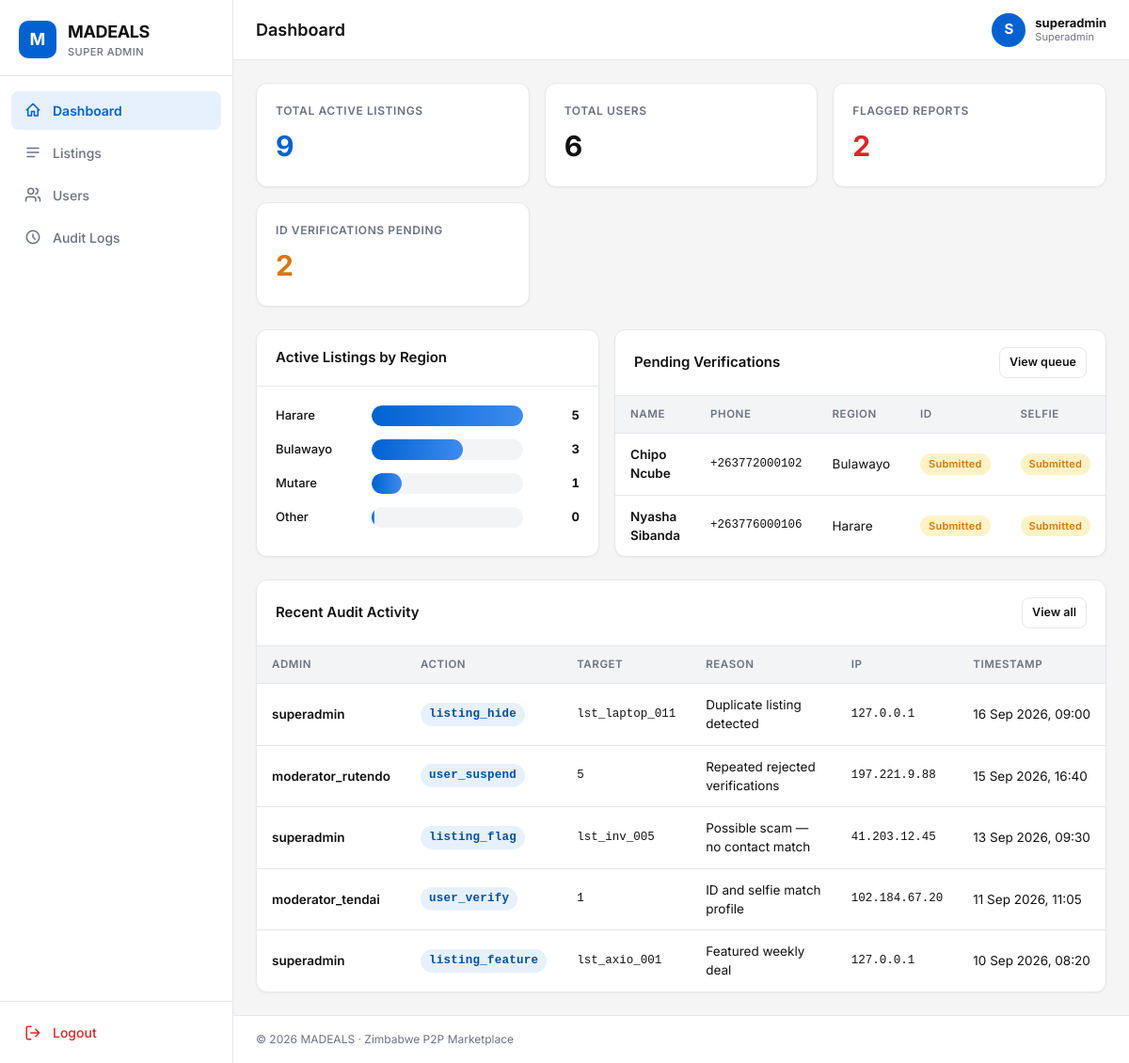
Page /index.php (signed in) on the committed database.
### tables this page shows
CREATE TABLE IF NOT EXISTS users (
  id                  INT UNSIGNED NOT NULL AUTO_INCREMENT,
  display_name        VARCHAR(100) NOT NULL,
  phone               VARCHAR(20)  NOT NULL,
  avatar_url          VARCHAR(512) NULL,
  trust_score         INT          NOT NULL DEFAULT 55,
  verification_status ENUM('unverified','pending','verified','rejected') NOT NULL DEFAULT 'unverified',
  id_document_url     VARCHAR(512) NULL,
  selfie_url          VARCHAR(512) NULL,
  is_suspended        TINYINT(1)   NOT NULL DEFAULT 0,
  is_banned           TINYINT(1)   NOT NULL DEFAULT 0,
  region              VARCHAR(50)  NOT NULL DEFAULT 'Harare',
  created_at          TIMESTAMP    NOT NULL DEFAULT CURRENT_TIMESTAMP,
  PRIMARY KEY (id),
  UNIQUE KEY uq_users_phone (phone),
  KEY idx_users_verification (verification_status),
  KEY idx_users_region (region)
);

CREATE TABLE IF NOT EXISTS audit_logs (
  id          INT UNSIGNED NOT NULL AUTO_INCREMENT,
  admin_id    INT UNSIGNED NOT NULL,
  action      VARCHAR(100) NOT NULL,
  target_id   VARCHAR(64)  NOT NULL,
  reason      TEXT         NULL,
  ip_address  VARCHAR(45)  NOT NULL,
  created_at  TIMESTAMP    NOT NULL DEFAULT CURRENT_TIMESTAMP,
  PRIMARY KEY (id),
  KEY idx_audit_admin (admin_id),
  KEY idx_audit_action (action),
  KEY idx_audit_created (created_at),
  CONSTRAINT fk_audit_admin FOREIGN KEY (admin_id) REFERENCES admin_users(id) ON DELETE CASCADE
);

### includes/helpers.php (called while the page is built, shortened)
<?php
function e(?string $value): string
{
    return htmlspecialchars((string)$value, ENT_QUOTES | ENT_SUBSTITUTE, 'UTF-8');
}
function format_date(?string $value, string $format = 'd M Y, H:i'): string
{
    $ts = strtotime($value);
    return date($format, $ts);
}

### includes/auth.php (called while the page is built, shortened)
<?php
function csrf_token(): string
{
    return (string)$_SESSION['csrf_token'];
}
function require_admin(): array
{
    $admin = current_admin();
    return $admin;
}
function current_admin(): ?array
{
    static $cached = null;
    static $cachedId = null;
    $id = (int)$_SESSION['admin_id'];
    if ($cached !== null && $cachedId === $id) {
        return $cached;
    }
    $stmt = db()->prepare(
        'SELECT id, username, email, role, is_active FROM admin_users WHERE id = :id LIMIT 1'
    );
    $stmt->execute([':id' => $id]);
    $row = $stmt->fetch();
    $cached = $row;
    $cachedId = $id;
    return $cached;
}

### includes/db.php (called while the page is built, shortened)
<?php
function db(): PDO
{
    static $pdo = null;
    if ($pdo instanceof PDO) {
        return $pdo;
    }
    $dsn = sprintf(
        'mysql:host=%s;port=%s;dbname=%s;charset=%s',
        DB_HOST,
        DB_PORT,
        DB_NAME,
        DB_CHARSET
    );
    $options = [
        PDO::ATTR_ERRMODE            => PDO::ERRMODE_EXCEPTION,
        PDO::ATTR_DEFAULT_FETCH_MODE => PDO::FETCH_ASSOC,
        PDO::ATTR_EMULATE_PREPARES   => false,
        PDO::ATTR_STRINGIFY_FETCHES  => false,
    ];
    try {
        $pdo = new PDO($dsn, DB_USER, DB_PASS, $options);
    } catch (PDOException $e) {
        http_response_code(500);
        if (DISPLAY_ERRORS) {
            exit('Database connection failed: ' . htmlspecialchars($e->getMessage(), ENT_QUOTES, 'UTF-8'));
        }
        exit('Database connection failed. Please check configuration.');
    }
    return $pdo;
}

### index.php (the view, shortened to what this page needs)
<?php
require_once __DIR__ . '/includes/db.php';
require_once __DIR__ . '/includes/auth.php';
require_once __DIR__ . '/includes/helpers.php';
$admin = require_admin();
$page_title = 'Dashboard';
$activeListings = (int)db()->query(
    "SELECT COUNT(*) FROM central_listings WHERE status = 'active'"
)->fetchColumn();
$totalUsers = (int)db()->query('SELECT COUNT(*) FROM users')->fetchColumn();
$flaggedReports = (int)db()->query(
    "SELECT COUNT(*) FROM central_listings WHERE status = 'flagged'"
)->fetchColumn();
$pendingVerifications = (int)db()->query(
    "SELECT COUNT(*) FROM users WHERE verification_status = 'pending'"
)->fetchColumn();
$regionStmt = db()->query(
    "SELECT CASE
       WHEN location LIKE 'Harare%'   THEN 'Harare'
       WHEN location LIKE 'Bulawayo%' THEN 'Bulawayo'
       WHEN location LIKE 'Mutare%'   THEN 'Mutare'
       ELSE 'Other'
     END AS region_group,
     COUNT(*) AS total
     FROM central_listings
     WHERE status = 'active'
     GROUP BY region_group
     ORDER BY total DESC"
);
$regionRows = $regionStmt->fetchAll();
$regionMap = ['Harare' => 0, 'Bulawayo' => 0, 'Mutare' => 0, 'Other' => 0];
foreach ($regionRows as $r) {
    $regionMap[(string)$r['region_group']] = (int)$r['total'];
}
$maxRegion = max(1, max($regionMap));
$recentAudit = db()->query(
    'SELECT a.action, a.target_id, a.reason, a.ip_address, a.created_at, u.username
     FROM audit_logs a
     JOIN admin_users u ON u.id = a.admin_id
     ORDER BY a.created_at DESC
     LIMIT 8'
)->fetchAll();
$pendingQueue = db()->query(
    "SELECT id, display_name, phone, region, id_document_url, selfie_url
     FROM users
     WHERE verification_status = 'pending'
     ORDER BY created_at ASC
     LIMIT 5"
)->fetchAll();
require __DIR__ . '/includes/header.php';
?>
<div class="stats-grid">
  <div class="stat-card">
    <span class="stat-label">Total Active Listings</span>
    <span class="stat-value accent"><?= e((string)$activeListings) ?></span>
  </div>
  <div class="stat-card">
    <span class="stat-label">Total Users</span>
    <span class="stat-value"><?= e((string)$totalUsers) ?></span>
  </div>
  <div class="stat-card">
    <span class="stat-label">Flagged Reports</span>
    <span class="stat-value danger"><?= e((string)$flaggedReports) ?></span>
  </div>
  <div class="stat-card">
    <span class="stat-label">ID Verifications Pending</span>
    <span class="stat-value warning"><?= e((string)$pendingVerifications) ?></span>
  </div>
</div>
<div class="dash-grid">
  <section class="card">
    <div class="card-header">
      <h2>Active Listings by Region</h2>
    </div>
    <div class="card-body">
      <div class="bar-chart">
        <?php foreach ($regionMap as $region => $count): ?>
          <div class="bar-row">
            <span class="bar-label"><?= e($region) ?></span>
            <div class="bar-track">
              <div class="bar-fill" style="width: <?= e((string)round($count / $maxRegion * 100)) ?>%"></div>
            </div>
            <span class="bar-value"><?= e((string)$count) ?></span>
          </div>
        <?php endforeach; ?>
      </div>
    </div>
  </section>
  <section class="card">
    <div class="card-header">
      <h2>Pending Verifications</h2>
      <a class="btn btn-ghost btn-sm" href="<?= e(BASE_URL) ?>/users.php?status=pending">View queue</a>
    </div>
    <div class="card-body" style="padding:0">
      <div class="table-wrap">
        <table class="data-table">
          <thead>
            <tr>
              <th>Name</th>
              <th>Phone</th>
              <th>Region</th>
              <th>ID</th>
              <th>Selfie</th>
            </tr>
          </thead>
          <tbody>
            <?php if (!$pendingQueue): ?>
              <tr><td colspan="5" class="table-empty">No pending verifications 🎉</td></tr>
            <?php else: foreach ($pendingQueue as $q): ?>
              <tr>
                <td class="cell-title"><?= e($q['display_name']) ?></td>
                <td class="mono"><?= e($q['phone']) ?></td>
                <td><?= e($q['region']) ?></td>
                <td><?= $q['id_document_url'] ? '<span class="badge badge-yellow">Submitted</span>' : '<span class="badge badge-gray">Missing</span>' ?></td>
                <td><?= $q['selfie_url'] ? '<span class="badge badge-yellow">Submitted</span>' : '<span class="badge badge-gray">Missing</span>' ?></td>
              </tr>
            <?php endforeach; endif; ?>
          </tbody>
        </table>
      </div>
    </div>
  </section>
</div>
<section class="card">
  <div class="card-header">
    <h2>Recent Audit Activity</h2>
    <a class="btn btn-ghost btn-sm" href="<?= e(BASE_URL) ?>/audit_logs.php">View all</a>
  </div>
  <div class="card-body" style="padding:0">
    <div class="table-wrap">
      <table class="data-table">
        <thead>
          <tr>
            <th>Admin</th>
            <th>Action</th>
            <th>Target</th>
            <th>Reason</th>
            <th>IP</th>
            <th>Timestamp</th>
          </tr>
        </thead>
        <tbody>
          <?php if (!$recentAudit): ?>
            <tr><td colspan="6" class="table-empty">No audit entries yet.</td></tr>
          <?php else: foreach ($recentAudit as $log): ?>
            <tr>
              <td class="cell-title"><?= e($log['username']) ?></td>
              <td><span class="badge badge-blue mono"><?= e($log['action']) ?></span></td>
              <td class="mono"><?= e($log['target_id']) ?></td>
              <td><?= e($log['reason'] ?? '—') ?></td>
              <td class="mono"><?= e($log['ip_address']) ?></td>
              <td class="nowrap"><?= e(format_date($log['created_at'])) ?></td>
            </tr>
          <?php endforeach; endif; ?>
        </tbody>
      </table>
    </div>
  </div>
</section>
<?php require __DIR__ . '/includes/footer.php'; ?>

### includes/header.php (shortened to what this page needs)
<?php
require_once __DIR__ . '/auth.php';
require_once __DIR__ . '/helpers.php';
$admin = current_admin();
$page_title = $page_title ?? 'Dashboard';
$csrf = csrf_token();
$nav_items = [
    'index.php'      => ['Dashboard',   'M3 12l9-9 9 9M5 10v10h5v-6h4v6h5V10'],
    'listings.php'   => ['Listings',    'M4 6h16M4 12h16M4 18h10'],
    'users.php'      => ['Users',       'M16 21v-2a4 4 0 00-4-4H6a4 4 0 00-4 4v2M9 11a4 4 0 100-8 4 4 0 000 8zM22 21v-2a4 4 0 00-3-3.87M16 3.13a4 4 0 010 7.75'],
    'audit_logs.php' => ['Audit Logs',  'M12 8v4l3 3M21 12a9 9 0 11-18 0 9 9 0 0118 0z'],
];
$current_file = basename($_SERVER['PHP_SELF']);
?>
<!DOCTYPE html>
<html lang="en">
<head>
<link rel="stylesheet" href="<?= e(BASE_URL) ?>/assets/css/style.css">
</head>
<body data-csrf="<?= e($csrf) ?>">
<div class="app-shell">
  <aside class="sidebar" id="sidebar">
    <div class="sidebar-brand">
      <span class="brand-mark">M</span>
      <span class="brand-text">MADEALS<span class="brand-sub">Super Admin</span></span>
    </div>
    <nav class="sidebar-nav">
      <?php foreach ($nav_items as $file => [$label, $icon]): ?>
        <a href="<?= e(BASE_URL) ?>/<?= e($file) ?>" class="<?= $current_file === $file ? 'active' : '' ?>">
          <svg class="nav-icon" viewBox="0 0 24 24" fill="none" stroke="currentColor" stroke-width="2" stroke-linecap="round" stroke-linejoin="round" aria-hidden="true"><path d="<?= e($icon) ?>"/></svg>
          <?= e($label) ?>
        </a>
      <?php endforeach; ?>
    </nav>
    <div class="sidebar-footer">
      <a href="<?= e(BASE_URL) ?>/logout.php" class="nav-logout">
        <svg class="nav-icon" viewBox="0 0 24 24" fill="none" stroke="currentColor" stroke-width="2" stroke-linecap="round" stroke-linejoin="round" aria-hidden="true"><path d="M9 21H5a2 2 0 01-2-2V5a2 2 0 012-2h4M16 17l5-5-5-5M21 12H9"/></svg>
        Logout
      </a>
    </div>
  </aside>
  <div class="main-column">
    <header class="topbar">
      <h1 class="topbar-title"><?= e($page_title) ?></h1>
      <div class="topbar-user">
        <span class="user-avatar"><?= e(strtoupper(substr((string)$admin['username'], 0, 1))) ?></span>
        <span class="user-meta">
          <strong><?= e($admin['username']) ?></strong>
          <small><?= e(ucfirst((string)$admin['role'])) ?></small>
        </span>
      </div>
    </header>
    <main class="content">

### includes/footer.php (shortened to what this page needs)
    </main>
    <footer class="app-footer">
      <span>&copy; <?= date('Y') ?> MADEALS &middot; Zimbabwe P2P Marketplace</span>
    </footer>
  </div>
</div>
</body>
</html>

### rows in the picture
users: display_name "Chipo Ncube", phone "+263772000102", region "Bulawayo", shows "Submitted"
users: display_name "Nyasha Sibanda", phone "+263776000106", region "Harare", shows "Submitted"
audit_logs: admin.username "superadmin", action "listing_hide", target "lst_laptop_011", reason "Duplicate listing detected", ip_address "127.0.0.1", created_at "16 Sep 2026, 09:00"
audit_logs: admin.username "moderator_rutendo", action "user_suspend", target "5", reason "Repeated rejected verifications", ip_address "197.221.9.88", created_at "15 Sep 2026, 16:40"
audit_logs: admin.username "superadmin", action "listing_flag", target "lst_inv_005", reason "Possible scam — no contact match", ip_address "41.203.12.45", created_at "13 Sep 2026, 09:30"
audit_logs: admin.username "moderator_tendai", action "user_verify", target "1", reason "ID and selfie match profile", ip_address "102.184.67.20", created_at "11 Sep 2026, 11:05"
audit_logs: admin.username "superadmin", action "listing_feature", target "lst_axio_001", reason "Featured weekly deal", ip_address "127.0.0.1", created_at "10 Sep 2026, 08:20"

### other values in the picture
$label "Dashboard"
$label "Listings"
$label "Users"
$label "Audit Logs"
$page_title "Dashboard"
substr((string)$admin['username'], 0, 1) "S"
$admin['username'] "superadmin"
$admin['role'] "Superadmin"
$activeListings "9"
$totalUsers "6"
$flaggedReports "2"
$pendingVerifications "2"
$region "Harare"
$count "5"
$region "Bulawayo"
